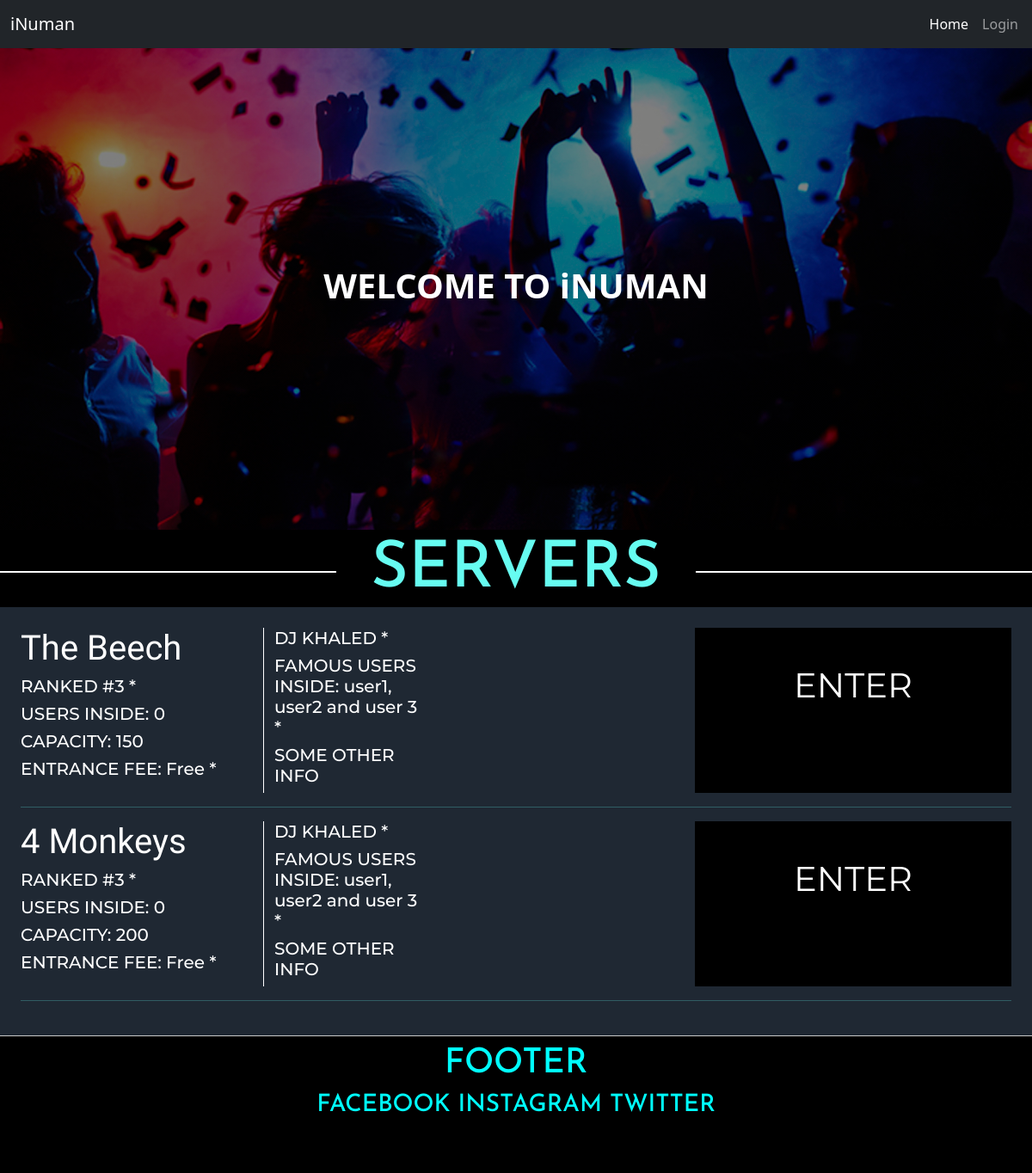
The page / on the database its author committed.
### package/models.py (models this page shows, shortened)
class AppServer(db.Model):
    id = db.Column(db.Integer, primary_key = True)
    name = db.Column(db.String(20), unique=True, nullable=False)
    capacity = db.Column(db.Integer, nullable=False, default=150)
    created_at = db.Column(db.DateTime, nullable=False, default=datetime.utcnow)
    rooms = db.relationship('AppServerRoom', backref='server', lazy=True)
    clients = db.relationship('User', backref='server', lazy=True)

### package/routes.py (the view)
@app.route('/')
def index():
    servers = AppServer.query.all()
    return render_template('index.html', servers=servers)

### package/templates/index.html (shortened to what this page needs)
{% extends 'layout.html' %}
{% block page_css %}
    <link rel="stylesheet" href="{{ url_for('static', filename='styles/index.css') }}">
{% endblock page_css %}
{% block content %}
    <div class="hero-image">
        <div class="hero-text">
            {% if current_user.is_authenticated %}
            <h1><b>WELCOME TO iNUMAN {{current_user.username}}</b></h1>
            {{current_user}}
            {% else %}
            <h1><b>WELCOME TO iNUMAN</b></h1>
            {% endif %}
        </div>
    </div>
    <section id="servers">
        <h1 class="text-center mt-5 title"><span>SERVERS</span></h1>
        <div class="container-fluid p-4">
            {% for server in servers %}
            <div class="row server-info">
                <div class="col-lg-3">
                    <h1 class="server-name">{{server.name}}</h3>
                    <h5>RANKED #3 *</h5>
                    <h5 id="server-{{server.id}}-user-count">USERS INSIDE: {{server.clients|length}}</h5>
                    <h5>CAPACITY: {{server.capacity}}</h5>
                    <h5>ENTRANCE FEE: Free *</h5>
                </div>
                <div class="col-lg-2" style="border-left: 1px solid white;">
                    <h5>DJ KHALED *</h5>
                    <h5>FAMOUS USERS INSIDE: user1, user2 and user 3 *</h5>
                    <h5>SOME OTHER INFO</h5>
                </div>
                <div class="col-lg-3"></div>
                <div class="col-lg-4 text-center server-buttons">
                    <a href="{{url_for('show_server', server_id=server.id)}}" class="enter-server">
                        ENTER
                    </a>
                </div>
            </div>
            <hr>
            {% endfor %}
        </div>
    </section>
{% endblock content %}

### package/static/styles/index.css (style rules this page uses)
body, html { height: 100%; background-color: black; }
.hero-image { background-image: linear-gradient(rgba(0, 0, 0, 0.5), rgba(0, 0, 0, 0.5)), url("/static/images/index_hero.jpg"); height: 70%; background-position: center; background-repeat: no-repeat; background-size: cover; position: relative; }
.hero-text { text-align: center; position: absolute; top: 50%; left: 50%; transform: translate(-50%, -50%); color: white; }
#servers { color: #66FCF1; background-color: black; }
#servers > .container-fluid { background-color: #1F2833; }
.server-info { color: white; font-family: 'Montserrat', sans-serif; }
.server-name { font-family: 'Yeseva One', cursive; }
.server-buttons { margin-top: 0%; }
.server-buttons .enter-server { display: block; height: 100%; width: 100%; background-color: #000000; text-decoration: none; }
.server-buttons .enter-server { padding-top: 10%; font-size: 40px; color:white; }
.title { font-size: 75px; font-family: 'Josefin Sans', sans-serif; border-bottom: 2px solid white; line-height: 0.001em; width: 100%; margin: 10px 0 40px; }
.title span { background-color:black; padding:0 40px; }

### rows shown on the page
AppServer: name "The Beech", clients|length "0", capacity "150"
AppServer: name "4 Monkeys", clients|length "0", capacity "200"
